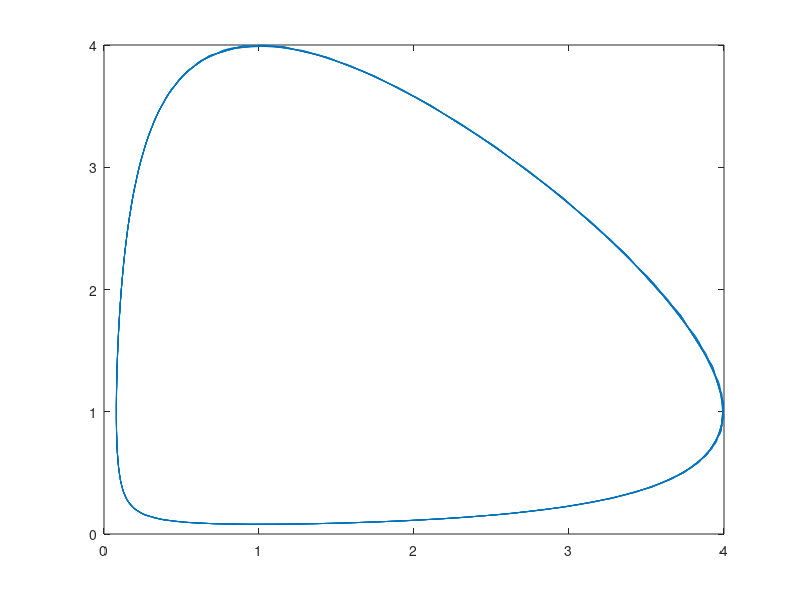

MATLAB code to generate this figure: (Note: this script raises an error after producing the figure.)
clf
clear
tol = 5e-10;
N = 71;
u0 = [4;1];

%% Initial guess by ode45
tspan = [0,100];
opts = odeset('RelTol',1e-14);
f = ode45(@(t,y) [y(1)-y(1)*y(2); -y(2)+y(1)*y(2)],tspan,u0,opts);
plot(f.y(1,floor(length(f.x)/2):end).',f.y(2,floor(length(f.x)/2):end).'),hold on
% % plot(f.y(1,:),f.y(2,:))
% approximate a period of solution
a = 0;
app_period = 8;
h=0.1;
f_tmp = deval(f,a+app_period/2:h:a+3*app_period/2);
find_period = abs(f_tmp - deval(f,a));
eta0 = deval(f,a,1);
[~,ind] = min(find_period(1,:));
b = a+app_period/2 + h*(ind-1);
% transform the data into Fourier coefficient
a_fourier = fouriercoeffs(f,[a,b],N,1);
b_fourier = fouriercoeffs(f,[a,b],N,2);

%% Newton iteration
omega = 2*pi/(b-a);
x0 = [omega;a_fourier.';b_fourier.'];
x = x0;

% x0 = randn(4*N+3,1);
% k = (-N:N)';
% s = 1.5;
% a0 = randn./k.^s; a0(N+1) = randn;
% b0 = randn./k.^s; b0(N+1) = randn;
% x0 = [randn; a0; b0];
% x = x0;


F = F_fourier(x,u0);

display(['Before step #1, ||F||_1 = ',num2str(norm(F,1))])
itercount = 0;

while (itercount<=10) && (norm(F,1) > tol)
    DF = DF_fourier(x,u0);
%     DF=finite_diff_DF(x);
    x = x - DF\F;
    F = F_fourier(x,u0);
    display(['After step # ',num2str(itercount+1),', ||F||_1 = ',num2str(norm(F,1))])
    itercount = itercount+1;
end

L = 2*pi/real(x(1))
plot_solution(x,3)
DF = DF_fourier(x,u0);
cond(DF)

% nu = 1.02;
% 
% [r,success] = int_radii_polynomial(u,r,alpha,nu)
